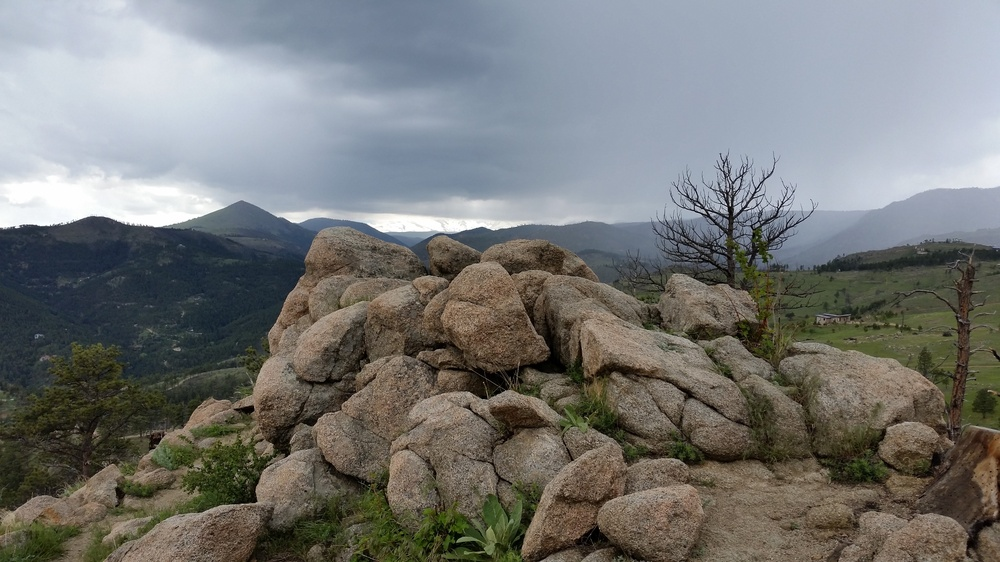
//> input picture build/rock_landscape.jpg, 1000 x 562 px, shrunk from 1920 x 1080 before the run
$ ./main   (built with g++ and OpenCV 4)
//> lines starting //> are read from the running program, lines starting //| are printed output that depends on the picture
#include <iostream>

#include <math.h>

#include <opencv2/opencv.hpp>
#include <opencv2/highgui.hpp>
#include <opencv2/imgproc.hpp>

inline float histogram(int bin, int value) {
    return bin == value? 1 : 0;
}

template<float (*windowFunction)(int, int), int size>
inline float parzenEstimator(unsigned char* If, unsigned char* Im, int i_bin, int k_bin) {
    float sum = 0;

    for(int i = 0; i < size; ++i) {
        sum += windowFunction(i_bin, If[i]) * windowFunction(k_bin, Im[i]);
    }

    return sum;
}

template<float (*windowFunction)(int, int), int size>
float mutualInformation(unsigned char* If, unsigned char* Im) {
    float sum = 0;

    float normalizationFactor = 0;
    float estimators[256][256];
    float partial_i_estimators[256] = {0};
    float partial_k_estimators[256] = {0};

    for(int i = 0; i < 256; ++i) {
        for(int k = 0; k < 256; ++k) {
            estimators[i][k] = parzenEstimator<windowFunction, size>(If, Im, i, k);
            normalizationFactor += estimators[i][k];
        }
    }

    for(int i = 0; i < 256; ++i) {
        for (int k = 0; k < 256; ++k) {
            estimators[i][k] /= normalizationFactor;
            partial_i_estimators[i] += estimators[i][k];
            partial_k_estimators[k] += estimators[i][k];
        }
    }

    for(int i = 0; i < 256; ++i) {
        float partProb_i = partial_i_estimators[i];
        for(int k = 0; k < 256; ++k) {
            float partProb_k = partial_k_estimators[k];
            if(partProb_k != 0) {
                float prob_ik = estimators[i][k];
                    if(prob_ik != 0) {
                        sum += prob_ik * log2(prob_ik / (partProb_i * partProb_k));
                    }
            }
        }
    }

    return sum;
}

int main(int argc, char **argv) {
    cv::Mat img = imread("rock_landscape.jpg", cv::IMREAD_GRAYSCALE);
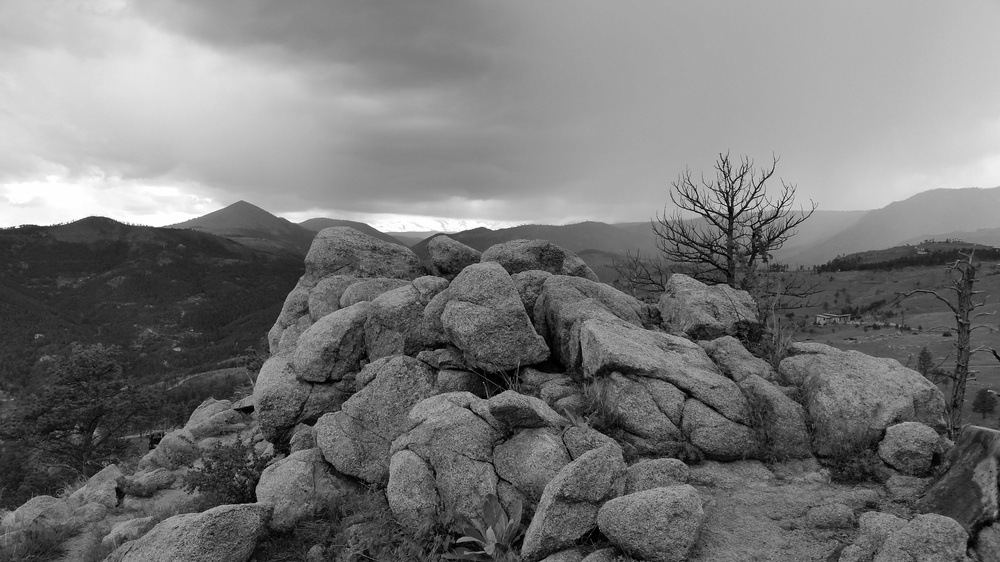
//> img: 562 rows x 1000 cols, CV_8UC1; min 0, max 255, mean 118.8

    std::cout << mutualInformation<histogram, 1000>(img.data, img.data) << std::endl;
//> after the loop in mutualInformation, `for(int i = 0; i < 256; ++i)`: normalizationFactor = 1000
//> after the loop in mutualInformation, `for(int i = 0; i < 256; ++i)`: partial_i_estimators = 256 values, max 0.036 at index 172, min 0 at index 0, mean 0.00391; partial_k_estimators has the same summary as partial_i_estimators
//> after the loop in mutualInformation, `for(int i = 0; i < 256; ++i)`: sum = 6.27
//| 6.26555

    return 0;
}
